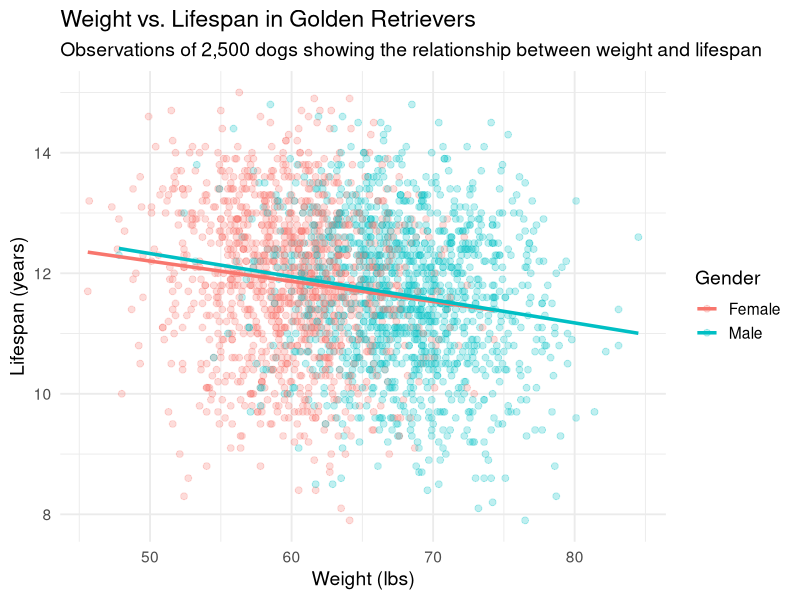

The R source for this figure:
## ---- chunk 1
#| label: graphic
#| fig-width: 9
#| fig-height: 6

library(tidyverse)

dogs <- read_csv("golden_retrievers.csv", show_col_types = FALSE) |> 
  mutate(
    activity_level = factor(activity_level, levels = c("Low", "Moderate", "High")),
    overall_health = factor(overall_health, levels = c("Poor", "Fair", "Good", "Excellent"))
  )

dogs |> 
  ggplot(aes(x = weight_lbs, y = lifespan_years, color = gender)) +
  geom_point(alpha = 0.25, size = 2) +
  geom_smooth(method = "lm", se = FALSE, linewidth = 1.2) +
  labs(
    title = "Weight vs. Lifespan in Golden Retrievers",
    subtitle = "Observations of 2,500 dogs showing the relationship between weight and lifespan",
    x = "Weight (lbs)",
    y = "Lifespan (years)",
    color = "Gender"
  ) +
  theme_minimal(base_size = 14)
